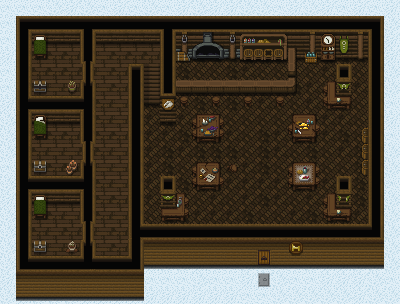

The image is a tile-based game level rendered from a .tmx file. Its description and source (layers, tilesets, objects; grid data summarised) follow:
An orthogonal 25x19 tile map with 16x16 px tiles, 5 tile layers (logic, base, deco, deco2, ...), 2 tilesets and 5 objects (5x mob).

<map version="1.0" tiledversion="2020.12.26" orientation="orthogonal" renderorder="left-up" width="25" height="19" tilewidth="16" tileheight="16" infinite="0" nextlayerid="8" nextobjectid="6">
 <tileset firstgid="1" source="tilesets/tiles_town_inside.tsx" />
 <tileset firstgid="1025" source="tilesets/logic.tsx" />
 <layer id="6" name="logic" width="25" height="19" locked="1">
  <data>[475 cells, 475 non-empty, 4 distinct tile ids]</data>
 </layer>
 <objectgroup id="7" name="objects" locked="1">
  <object id="1" name="InnKeeperNPC" type="mob" x="280" y="76">
   <point />
  </object>
  <object id="2" name="DrunkardNPC" type="mob" x="184" y="172">
   <point />
  </object>
  <object id="3" name="MercenaryNPC" type="mob" x="280" y="124">
   <point />
  </object>
  <object id="4" name="ServantNPC" type="mob" x="232" y="204">
   <point />
  </object>
  <object id="5" name="BardNPC" type="mob" x="344" y="156">
   <point />
  </object>
 </objectgroup>
 <layer id="2" name="base" width="25" height="19" locked="1">
  <data>[475 cells, 471 non-empty, 31 distinct tile ids]</data>
 </layer>
 <layer id="3" name="deco" width="25" height="19" locked="1">
  <data>[475 cells, 103 non-empty, 38 distinct tile ids]</data>
 </layer>
 <layer id="4" name="deco2" width="25" height="19" locked="1">
  <data>[475 cells, 42 non-empty, 35 distinct tile ids]</data>
 </layer>
 <layer id="5" name="roof_base" width="25" height="19" locked="1">
  <data>[475 cells, 5 non-empty, 3 distinct tile ids]</data>
 </layer>
</map>
